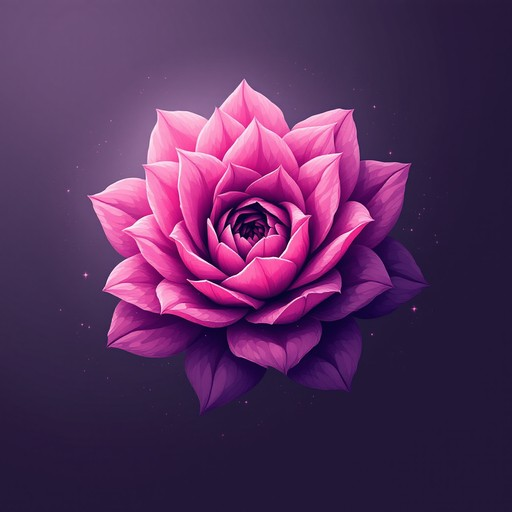
#> input picture practice/rose.jpg, 512 x 512 px
$ jupyter execute 1.ipynb
#> lines starting #> are read from the running program, lines starting #| are printed output that depends on the picture; after the words box and inside, x2 and y2 are one past the last pixel; in counts of white or black regions, pixels touching at a corner belong together
# Take grayscale image of size 512x512 and perform the following operations -

(a) Decrease its spatial resolution by half every time and observe its change when displaying in the same window size

(b) Decrease it intensity level resolution by one bit up to reach its binary format observe its change when displaying in the same window size

(c) Illustrate the histogram of the image and make single threshold segmentation observed from the histogram

[cell 1]
import numpy as np
import cv2 as cv
import matplotlib.pyplot as plt

[cell 2]
rose = cv.imread("./rose.jpg", cv.IMREAD_GRAYSCALE)
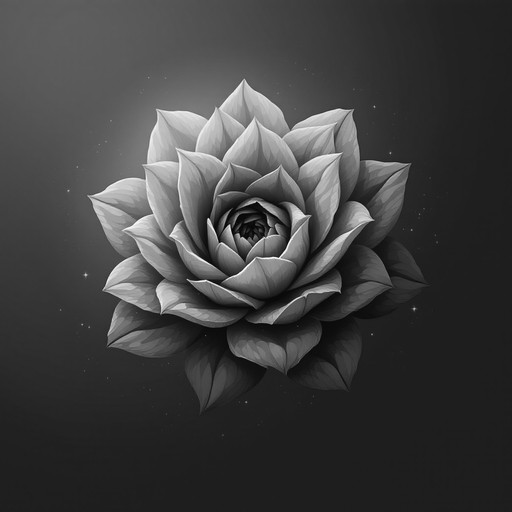
#> rose: shape (512, 512); min 0, max 255, mean 63.4
plt.imshow(rose, cmap="gray")

[cell 3]
# x = cv.resize(rose, (400, 400))
# print(x.shape)
# print(rose.shape)

[cell 4]
# sizes = [(rose.shape[1] // (2 ** i), rose.shape[0] // (2 ** i)) for i in range(6)]

sizes = []
for i in range(6):
    x = rose.shape[0] // (2 ** i)
    y = rose.shape[1] // (2 ** i)
    sizes.append((x, y))

print(sizes)
#| [(512, 512), (256, 256), (128, 128), (64, 64), (32, 32), (16, 16)]

[cell 5]
plt.Figure(figsize=(30, 20))

i = 1

for size in (sizes):
    plt.subplot(2, 3, i)
    if i == 1:
        plt.imshow(rose, cmap="gray")
        plt.title(f"Original Image: {size}")
        plt.axis('off')
    else:
        resized = cv.resize(rose, size)
        plt.imshow(resized, cmap="gray")
        plt.title(f"Resolution: {size}")
        plt.axis('off')
    i += 1
#> this loop made 6 passes
#> pass 3, `resized = cv.resize(rose, size)`:
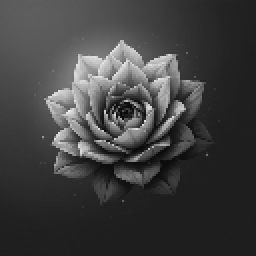
#> resized: shape (128, 128) (shown 2 times larger); min 8, max 242, mean 63.5
#> after the loop, i = 7
plt.tight_layout()
plt.show()
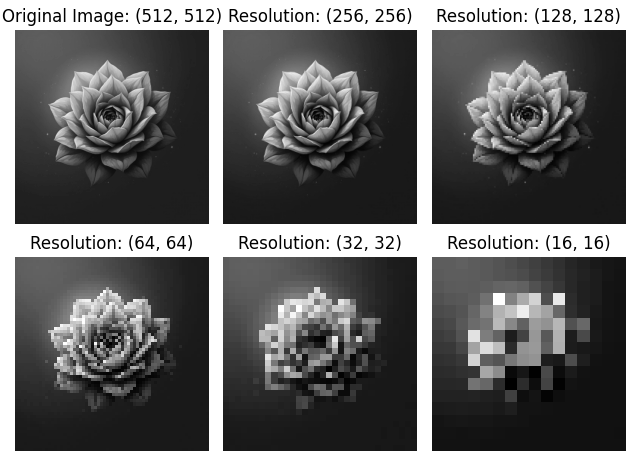
#> figure drawn by matplotlib, 6 panels

[cell 6]
def decrease_intensity_level_resolution(img, bits):
    levels = 2 ** (bits) - 1

    return (img) // levels

[cell 7]
intensity_level_image = rose

plt.figure(figsize=(16, 10))
for i  in range(1, 9):
    plt.subplot(2, 4, i)
    decreased_image = decrease_intensity_level_resolution(intensity_level_image, i)
    plt.imshow(decreased_image, cmap='gray')
    plt.title(f'{9-i}-bit\'s image')
#> this loop made 8 passes
#> pass 2, `decreased_image = decrease_intensity_level_resolution(intensity_level_..`:
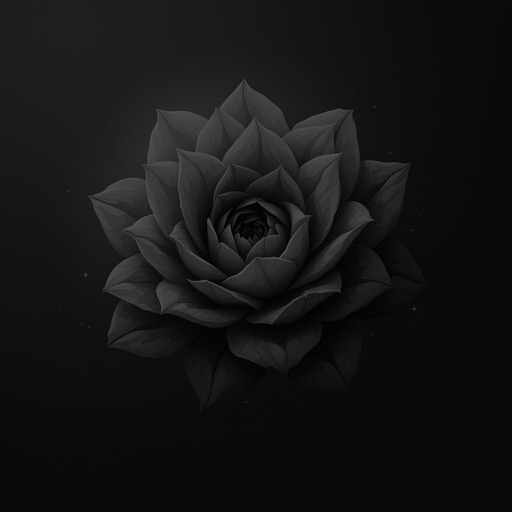
#> decreased_image: shape (512, 512); min 0, max 85, mean 20.9
    # plt.axis('off')

plt.tight_layout()
plt.show()
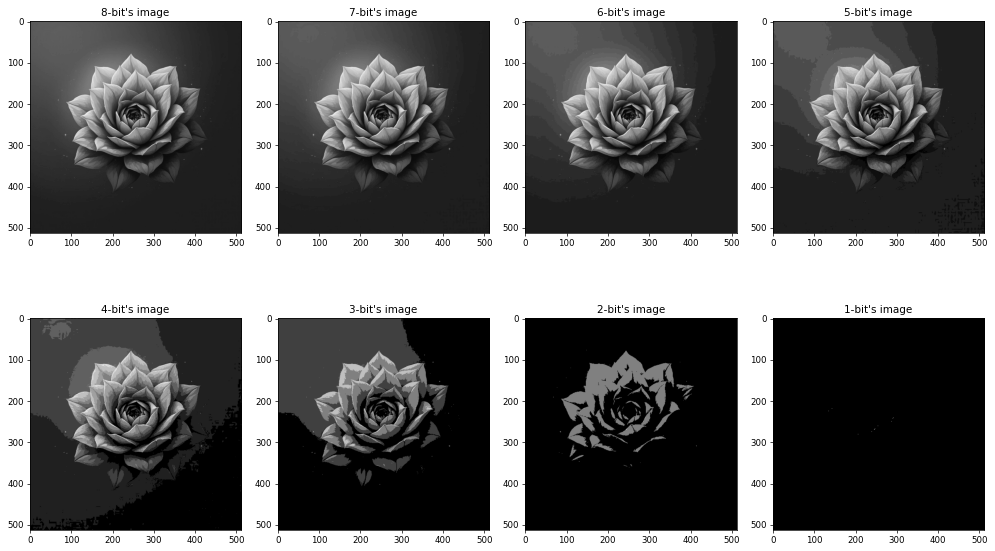
#> figure drawn by matplotlib, 8 panels

[cell 8]
# decreased_image = decrease_intensity_level_resolution(intensity_level, 8)

[cell 9]
def hist(img):
    tmp = np.zeros(256)

    h, w = img.shape
#> h = 512; w = 512

    for i in range(h):
        for j in range(w):
            tmp[img[i][j]] += 1
    return tmp

# [5 lines of commented-out code are left out]

[cell 10]
rose_hist = hist(rose)
#> rose_hist = 256 values, max 49430 at index 30, min 0 at index 254, mean 1024
# print(rose_hist[255])
plt.bar(range(256), rose_hist)
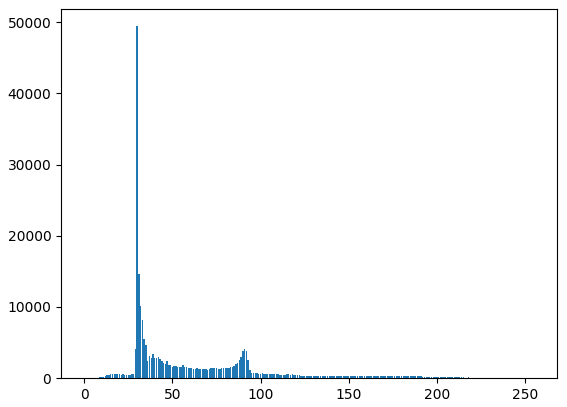
#> figure drawn by matplotlib, 1 panel; tallest bar 49430 high, from x = 29.6 to 30.4

[cell 11]
def threshold(img, T):
#> called with T = 120
    return np.where(img > T, 1, 0)
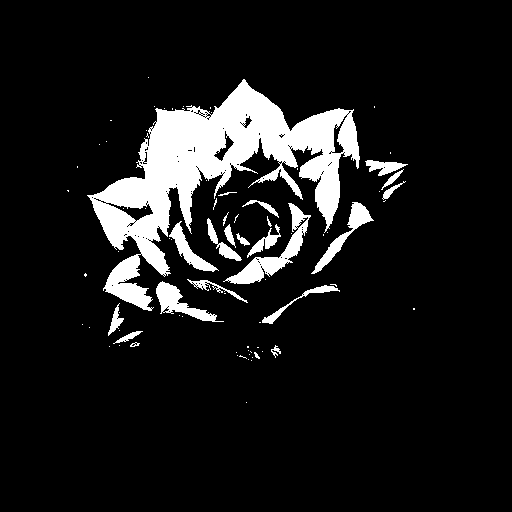
#> returned value: shape (512, 512) int64; values 0 (black) and 1 (white), 10.4% white; 80 white regions (57 under 20 px), largest, box (x1, y1, x2, y2) and area: (87, 79, 360, 311) 20442, (223, 203, 311, 284) 1582, (156, 281, 224, 322) 917
